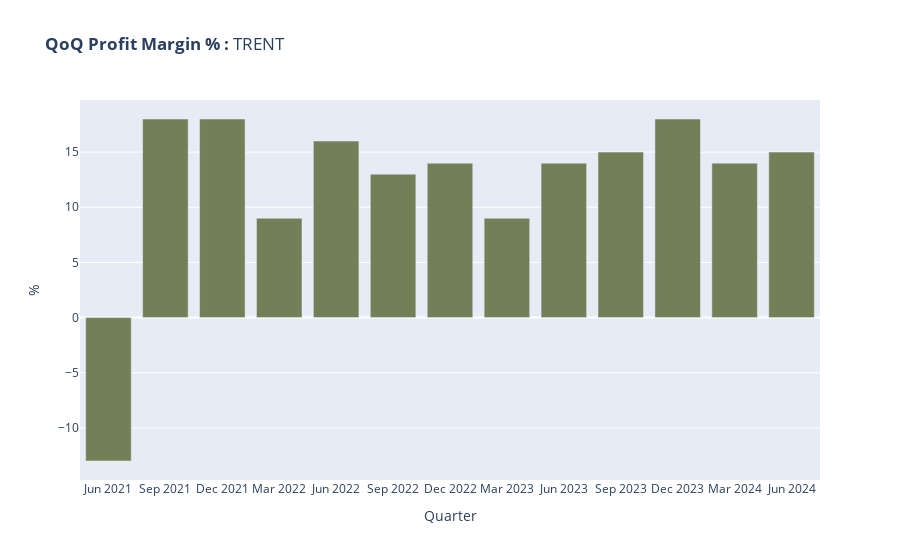

Notebook source saved alongside this figure:
### Markdown cell above
## 3.2 Quaterly Result - Profit Margin % Trend:

### Code cell
## Charting
fig2 = go.Figure()

x  = df_quaterly_results.index
y1 = df_quaterly_results['Profit Margin %'].str.rstrip('%').astype(float) # Sales Column


fig2.add_trace(go.Bar(x=x, y=y1, name='Financing or Operating Profit Margin %', marker_color ="#718057"))

plot_title = '<b>QoQ Profit Margin % : </b>' + stock_symbol

fig2.update_layout(
        title=plot_title,
        xaxis_title='Quarter',
        yaxis_title=' % ')


# pyo.plot(fig, filename="temp-plot.html")
fig2.show()

### Figure 1 — Plotly figure (JSON) as saved in the notebook; plotly's stock layout.template omitted (floating-point values rounded to 4 significant figures)
{"data": [{"marker": {"color": "#718057"}, "name": "Financing or Operating Profit Margin %", "type": "bar", "x": ["Jun 2021", "Sep 2021", "Dec 2021", "Mar 2022", "Jun 2022", "Sep 2022", "Dec 2022", "Mar 2023", "Jun 2023", "Sep 2023", "Dec 2023", "Mar 2024", "Jun 2024"], "y": [-13, 18, 18, 9, 16, 13, 14, 9, 14, 15, 18, 14, 15]}], "layout": {"autosize": true, "title": {"text": "<b>QoQ Profit Margin % : </b>TRENT"}, "xaxis": {"autorange": true, "range": [-0.5, 12.5], "title": {"text": "Quarter"}, "type": "category"}, "yaxis": {"autorange": true, "range": [-14.72, 19.72], "title": {"text": " % "}, "type": "linear"}}}
